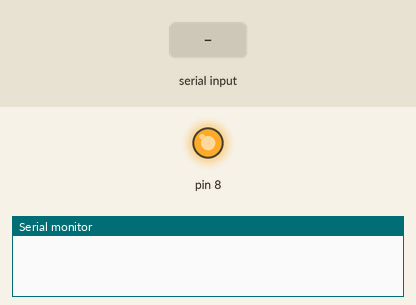
This sketch was run on a simulated Arduino Uno, built with avr-gcc and run on an emulated ATmega328P. Shown: output pins drawn as LEDs (lit = HIGH), the last lines printed to the serial monitor. The inputs (shaded band) are chosen by the test bench.

Above: at 0.1 s.
At 2.2 s:
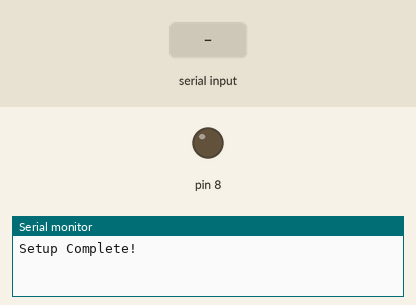
2.3 s: "1" received over the second serial link
Timing chart, 0 to 5.3 s (numbered marks = the images above; inputs shaded):
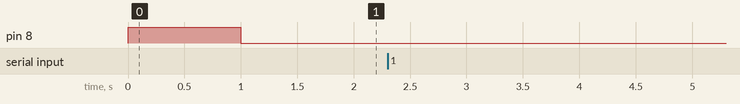

The sketch:

SIM800.ino
```cpp
#include <SoftwareSerial.h>

//SIM800 TX is connected to Arduino D8
#define SIM800_TX_PIN 0

//SIM800 RX is connected to Arduino D7
#define SIM800_RX_PIN 1

//Create software serial object to communicate with SIM800
SoftwareSerial serialSIM800(SIM800_TX_PIN,SIM800_RX_PIN);

void setup() {
  pinMode(8, OUTPUT);
  digitalWrite(8, HIGH);
  delay(1000);
  digitalWrite(8, LOW);
  //Begin serial comunication with Arduino and Arduino IDE (Serial Monitor)
  Serial.begin(9600);
  while(!Serial);

  //Being serial communication witj Arduino and SIM800
  serialSIM800.begin(9600);
  Serial.println("Setup Complete!");


}

void loop() {
  //Read SIM800 output (if available) and print it in Arduino IDE Serial Monitor
  if(serialSIM800.available()){
    Serial.write(serialSIM800.read());
  }
  //Read Arduino IDE Serial Monitor inputs (if available) and send them to SIM800
  if(Serial.available()){
    serialSIM800.write(Serial.read());
  }
}
```
